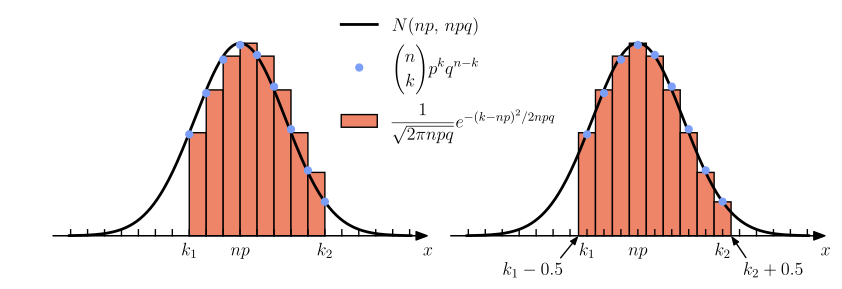

Source code (Python):
import matplotlib.pyplot as plt
import numpy as np
from scipy.stats import norm, binom
import matplotlib.colors as colors
from matplotlib import cm

__author__ = 'ernesto'

plt.rcParams['text.usetex'] = True
plt.rcParams['text.latex.preview'] = True
plt.rcParams['text.latex.preamble'] = [r'\usepackage{amsmath}']


# auxiliar function for plot ticks of equal length in x and y axis despite its scales.
def convert_display_to_data_coordinates(transData, length=10):
    # create a transform which will take from display to data coordinates
    inv = transData.inverted()
    # transform from display coordinates to data coordinates in x axis
    data_coords = inv.transform([(0, 0), (length, 0)])
    # get the length of the segment in data units
    x_coord_len = data_coords[1, 0] - data_coords[0, 0]
    # transform from display coordinates to data coordinates in y axis
    data_coords = inv.transform([(0, 0), (0, length)])
    # get the length of the segment in data units
    y_coord_len = data_coords[1, 1] - data_coords[0, 1]
    return x_coord_len, y_coord_len


#####################################
# PARAMETROS - Puede ser modificado #
#####################################

# parámetros de la va binomial
n = 30
p = 0.6
q = 1 - p

# intervalo
k1 = 15
k2 = 23

#####################
# FIN DE PARAMETROS #
#####################

# media y varianza de la binomial
var = n * p * q
eta = n * p
print(eta)

# axis parameters
nvar = 1.4
xmin = eta - nvar * var
xmax = eta + nvar * var

# valores de la abscisa
x = np.linspace(xmin, xmax, 400)

# densidad normal
fx = norm.pdf(x, loc=eta, scale=np.sqrt(var))

# densidad normal evaluada en los valores de k
ks = np.arange(k1, k2 + 1)
fx_k = norm.pdf(ks, loc=eta, scale=np.sqrt(var))
f_k = binom.pmf(ks, n, p, loc=0)

ymax = np.amax(fx)
ymin = 0

ks_all = np.arange(np.ceil(xmin), np.ceil(xmax))

print("n = {0:d}, p = {1:.1f}".format(n, p))
print("k1 = {0:d}, k2 = {1:d}".format(k1, k2))
print("eta = np = {0:.3f}, var = npq = {1:.3f}".format(eta, var))
print("Valor verdadero: {0:.5f}".format(np.sum(f_k)))
print("Aproximación: {0:.5f}".format(norm.cdf(k2, loc=eta, scale=np.sqrt(var))
                                     - norm.cdf(k1, loc=eta, scale=np.sqrt(var))))
print("Aproximación con corrección: {0:.5f}".format(norm.cdf(k2 + 0.5, loc=eta, scale=np.sqrt(var))
                                                    - norm.cdf(k1 - 0.5, loc=eta, scale=np.sqrt(var))))



#
# PARÁMETROS DE LA FIGURA
#

# maximos y mínimos de los ejes
dx = 1
dy = ymax / 10
xmin_ax = xmin - dx
xmax_ax = xmax + dx
ymin_ax = ymin - dy
ymax_ax = ymax + dy


# margen de etiquetas del eje horizontal
hlm = -0.015
# margen de etiquetas del eje vertical
vlm = -0.02
# tamaño de fuente
fontsize = 13
# largo de los ticks de los ejes (7 pixels)
display_length = 6  # en pixels

# colores
# colors from coolwarm
cNorm = colors.Normalize(vmin=0, vmax=1)
scalarMap = cm.ScalarMappable(norm=cNorm, cmap=cm.coolwarm)
col1 = scalarMap.to_rgba(0.8)
col2 = scalarMap.to_rgba(0.2)

##############
#    PLOT    #
##############
fig = plt.figure(0, figsize=(10, 3), frameon=False)

ax = plt.subplot2grid((1, 6), (0, 0), rowspan=1, colspan=3)

plt.xlim(xmin_ax, xmax_ax)
plt.ylim(ymin_ax, ymax_ax)

# horizontal and vertical ticks length
htl, vtl = convert_display_to_data_coordinates(ax.transData, length=display_length)

# axis arrows
plt.annotate("", xytext=(xmin_ax, 0), xycoords='data', xy=(xmax_ax, 0), textcoords='data',
             arrowprops=dict(width=0.1, headwidth=6, headlength=8, facecolor='black', shrink=0.002))

# density plot
plt.plot(x, fx, 'k', linewidth=2, label=r'$N(np,\,npq)$')
plt.bar(ks[:-1], fx_k[:-1], align='edge', width=1, color=col1, edgecolor='k',
        label=r'$\dfrac{1}{\sqrt{2\pi npq}}e^{-(k-np)^2/2npq}$')
plt.plot(ks, f_k, color=col2, linestyle='None', marker='.', markersize=10,
         label=r'$\displaystyle\binom{n}{k}p^kq^{n-k}$')

# xticks
xticks = np.zeros((2, ks_all.shape[0]))
xticks[1] = vtl
plt.plot([ks_all, ks_all], xticks, 'k-', lw=1)

# ticks labels
# xlabels
plt.text(xmax_ax, hlm, '$x$', fontsize=fontsize, ha='center', va='baseline')
plt.text(k1, hlm, '$k_1$', fontsize=fontsize, ha='center', va='baseline')
plt.text(k2, hlm, '$k_2$', fontsize=fontsize, ha='center', va='baseline')
plt.text(eta, hlm, '$np$', fontsize=fontsize, ha='center', va='baseline')

# legend
leg = plt.legend(loc=(0.75, 0.45), fontsize=fontsize, frameon=False)

plt.axis('off')

# CORRECCIÓN DEL ERROR #
ax = plt.subplot2grid((1, 6), (0, 3), rowspan=1, colspan=3)

plt.xlim(xmin_ax, xmax_ax)
plt.ylim(ymin_ax, ymax_ax)

# axis arrows
plt.annotate("", xytext=(xmin_ax, 0), xycoords='data', xy=(xmax_ax, 0), textcoords='data',
             arrowprops=dict(width=0.1, headwidth=6, headlength=8, facecolor='black', shrink=0.002))

# density plot
plt.plot(x, fx, 'k', linewidth=2)
plt.bar(ks, fx_k, align='center', width=1, color=col1, edgecolor='k')
plt.plot(ks, f_k, color=col2, linestyle='None', marker='.', markersize=10)

# xticks
plt.plot([ks_all, ks_all], xticks, 'k-', lw=1)

# ticks labels
# xlabels
plt.text(xmax_ax, hlm, '$x$', fontsize=fontsize, ha='center', va='baseline')
plt.text(k1, hlm, '$k_1$', fontsize=fontsize, ha='center', va='baseline')
plt.text(k2, hlm, '$k_2$', fontsize=fontsize, ha='center', va='baseline')
plt.text(eta, hlm, '$np$', fontsize=fontsize, ha='center', va='baseline')


plt.annotate(r'$k_1-0.5$', xytext=(k1 - 1.4,  2 * hlm), xycoords='data', xy=(k1 - 0.5, 0),
             textcoords='data', fontsize=fontsize, va="baseline", ha="right",
             arrowprops=dict(arrowstyle="-|>, head_width=0.15, head_length=0.4", facecolor='black', relpos=(0.9, 1),
                             patchA=None, patchB=None, shrinkA=4, shrinkB=0))
plt.annotate(r'$k_2+0.5$', xytext=(k2 + 1.2,  2 * hlm), xycoords='data', xy=(k2 + 0.5, 0),
             textcoords='data', fontsize=fontsize, va="baseline", ha="left",
             arrowprops=dict(arrowstyle="-|>, head_width=0.15, head_length=0.4", facecolor='black', relpos=(0.1, 1),
                             patchA=None, patchB=None, shrinkA=4, shrinkB=0))

plt.axis('off')

# save as pdf
plt.savefig('binomial_normal_approximation.pdf', bbox_inches='tight')
plt.show()
